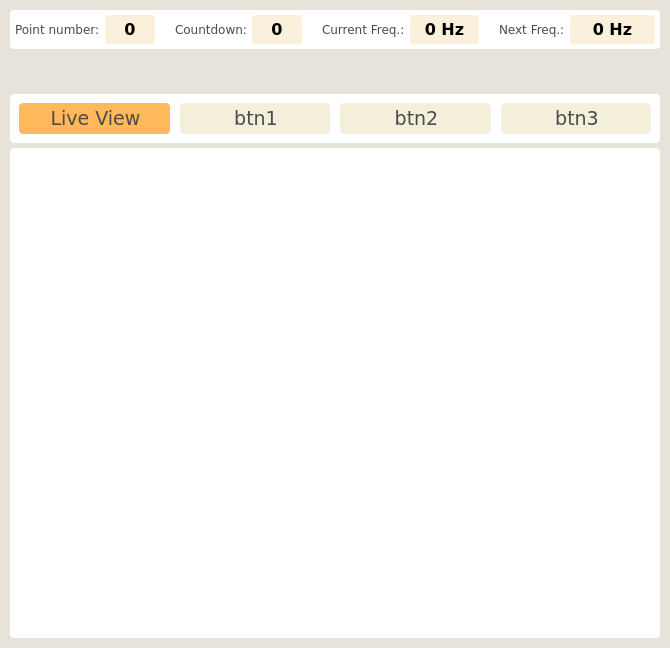
    <widget class="QFrame" name="verticalFrame">
     <property name="minimumSize">
      <size>
       <width>0</width>
       <height>0</height>
      </size>
     </property>
     <property name="maximumSize">
      <size>
       <width>760</width>
       <height>16777215</height>
      </size>
     </property>
     <property name="styleSheet">
      <string notr="true">background-color: rgb(232, 227, 218);
border: none;
border-radius: 3px;

</string>
     </property>
     <layout class="QVBoxLayout" name="verticalLayout_5" stretch="1,3,0,1">
      <property name="spacing">
       <number>5</number>
      </property>
      <property name="leftMargin">
       <number>10</number>
      </property>
      <property name="topMargin">
       <number>10</number>
      </property>
      <property name="rightMargin">
       <number>10</number>
      </property>
      <property name="bottomMargin">
       <number>10</number>
      </property>
      <item>
       <widget class="QFrame" name="verticalFrame_6">
        <property name="styleSheet">
         <string notr="true">background-color: rgb(255, 255, 255);
border-radius: 4px;</string>
        </property>
        <layout class="QHBoxLayout" name="horizontalLayout_6" stretch="1,1,2,2">
         <property name="spacing">
          <number>10</number>
         </property>
         <property name="leftMargin">
          <number>0</number>
         </property>
         <property name="topMargin">
          <number>0</number>
         </property>
         <property name="rightMargin">
          <number>0</number>
         </property>
         <property name="bottomMargin">
          <number>0</number>
         </property>
         <item>
          <layout class="QHBoxLayout" name="horizontalLayout_21" stretch="1,1">
           <property name="spacing">
            <number>5</number>
           </property>
           <property name="leftMargin">
            <number>5</number>
           </property>
           <property name="topMargin">
            <number>5</number>
           </property>
           <property name="rightMargin">
            <number>5</number>
           </property>
           <property name="bottomMargin">
            <number>5</number>
           </property>
           <item>
            <widget class="QLabel" name="static_odsc_label_11">
             <property name="font">
              <font>
               <family>Verdana</family>
               <pointsize>9</pointsize>
               <weight>50</weight>
               <bold>false</bold>
              </font>
             </property>
             <property name="styleSheet">
              <string notr="true">color: rgb(75, 75, 75);</string>
             </property>
             <property name="text">
              <string>Point number:</string>
             </property>
            </widget>
           </item>
           <item>
            <widget class="QLabel" name="pyqt5_dynamic_odsc_label_current_point">
             <property name="minimumSize">
              <size>
               <width>50</width>
               <height>0</height>
              </size>
             </property>
             <property name="font">
              <font>
               <family>Verdana</family>
               <pointsize>12</pointsize>
               <weight>75</weight>
               <bold>true</bold>
              </font>
             </property>
             <property name="styleSheet">
              <string notr="true">border-radius: 4px;
padding: 5px;
background-color: rgb(250,240,220);
</string>
             </property>
             <property name="text">
              <string>0</string>
             </property>
             <property name="alignment">
              <set>Qt::AlignCenter</set>
             </property>
            </widget>
           </item>
          </layout>
         </item>
         <item>
          <layout class="QHBoxLayout" name="horizontalLayout_23" stretch="1,1">
           <property name="spacing">
            <number>5</number>
           </property>
           <property name="leftMargin">
            <number>5</number>
           </property>
           <property name="topMargin">
            <number>5</number>
           </property>
           <property name="rightMargin">
            <number>5</number>
           </property>
           <property name="bottomMargin">
            <number>5</number>
           </property>
           <item>
            <widget class="QLabel" name="static_odsc_label_7">
             <property name="font">
              <font>
               <family>Verdana</family>
               <pointsize>9</pointsize>
               <weight>50</weight>
               <bold>false</bold>
              </font>
             </property>
             <property name="styleSheet">
              <string notr="true">color: rgb(75, 75, 75);</string>
             </property>
             <property name="text">
              <string>Countdown:</string>
             </property>
            </widget>
           </item>
           <item>
            <widget class="QLabel" name="pyqt5_dynamic_odsc_label_countdown">
             <property name="minimumSize">
              <size>
               <width>50</width>
               <height>0</height>
              </size>
             </property>
             <property name="font">
              <font>
               <family>Verdana</family>
               <pointsize>12</pointsize>
               <weight>75</weight>
               <bold>true</bold>
              </font>
             </property>
             <property name="styleSheet">
              <string notr="true">border-radius: 4px;
padding: 5px;
background-color: rgb(250,240,220);
</string>
             </property>
             <property name="text">
              <string>0</string>
             </property>
             <property name="alignment">
              <set>Qt::AlignCenter</set>
             </property>
            </widget>
           </item>
          </layout>
         </item>
         <item>
          <layout class="QHBoxLayout" name="horizontalLayout_15" stretch="1,2">
           <property name="spacing">
            <number>5</number>
           </property>
           <property name="leftMargin">
            <number>5</number>
           </property>
           <property name="topMargin">
            <number>5</number>
           </property>
           <property name="rightMargin">
            <number>5</number>
           </property>
           <property name="bottomMargin">
            <number>5</number>
           </property>
           <item>
            <widget class="QLabel" name="static_odsc_label_10">
             <property name="sizePolicy">
              <sizepolicy hsizetype="Preferred" vsizetype="Preferred">
               <horstretch>0</horstretch>
               <verstretch>0</verstretch>
              </sizepolicy>
             </property>
             <property name="minimumSize">
              <size>
               <width>0</width>
               <height>25</height>
              </size>
             </property>
             <property name="font">
              <font>
               <family>Verdana</family>
               <pointsize>9</pointsize>
               <weight>50</weight>
               <bold>false</bold>
              </font>
             </property>
             <property name="styleSheet">
              <string notr="true">color: rgb(75, 75, 75);</string>
             </property>
             <property name="text">
              <string>Current Freq.:</string>
             </property>
            </widget>
           </item>
           <item>
            <widget class="QLabel" name="pyqt5_dynamic_odsc_label_current_frequency">
             <property name="font">
              <font>
               <family>Verdana</family>
               <pointsize>12</pointsize>
               <weight>75</weight>
               <bold>true</bold>
              </font>
             </property>
             <property name="styleSheet">
              <string notr="true">border-radius: 4px;
padding: 5px;
background-color: rgb(250,240,220);
</string>
             </property>
             <property name="text">
              <string>0 Hz</string>
             </property>
             <property name="alignment">
              <set>Qt::AlignCenter</set>
             </property>
            </widget>
           </item>
          </layout>
         </item>
         <item>
          <layout class="QHBoxLayout" name="horizontalLayout_20" stretch="1,2">
           <property name="spacing">
            <number>5</number>
           </property>
           <property name="leftMargin">
            <number>5</number>
           </property>
           <property name="topMargin">
            <number>5</number>
           </property>
           <property name="rightMargin">
            <number>5</number>
           </property>
           <property name="bottomMargin">
            <number>5</number>
           </property>
           <item>
            <widget class="QLabel" name="static_odsc_label_6">
             <property name="sizePolicy">
              <sizepolicy hsizetype="Preferred" vsizetype="Preferred">
               <horstretch>0</horstretch>
               <verstretch>0</verstretch>
              </sizepolicy>
             </property>
             <property name="font">
              <font>
               <family>Verdana</family>
               <pointsize>9</pointsize>
               <weight>50</weight>
               <bold>false</bold>
              </font>
             </property>
             <property name="styleSheet">
              <string notr="true">color: rgb(75, 75, 75);</string>
             </property>
             <property name="text">
              <string>Next Freq.:</string>
             </property>
            </widget>
           </item>
           <item>
            <widget class="QLabel" name="pyqt5_dynamic_odsc_label_next_frequency">
             <property name="font">
              <font>
               <family>Verdana</family>
               <pointsize>12</pointsize>
               <weight>75</weight>
               <bold>true</bold>
              </font>
             </property>
             <property name="styleSheet">
              <string notr="true">border-radius: 4px;
padding: 5px;
background-color: rgb(250,240,220);
</string>
             </property>
             <property name="text">
              <string>0 Hz</string>
             </property>
             <property name="alignment">
              <set>Qt::AlignCenter</set>
             </property>
            </widget>
           </item>
          </layout>
         </item>
        </layout>
       </widget>
      </item>
      <item>
       <spacer name="verticalSpacer_2">
        <property name="orientation">
         <enum>Qt::Vertical</enum>
        </property>
        <property name="sizeHint" stdset="0">
         <size>
          <width>20</width>
          <height>40</height>
         </size>
        </property>
       </spacer>
      </item>
      <item>
       <widget class="QFrame" name="verticalFrame_5">
        <property name="styleSheet">
         <string notr="true">background-color: rgb(255, 255, 255);
border-radius: 4px;</string>
        </property>
        <layout class="QVBoxLayout" name="verticalLayout_9">
         <property name="sizeConstraint">
          <enum>QLayout::SetDefaultConstraint</enum>
         </property>
         <item>
          <layout class="QHBoxLayout" name="horizontalLayout_19" stretch="1,1,1,1">
           <property name="spacing">
            <number>10</number>
           </property>
           <property name="leftMargin">
            <number>0</number>
           </property>
           <property name="topMargin">
            <number>0</number>
           </property>
           <property name="rightMargin">
            <number>0</number>
           </property>
           <property name="bottomMargin">
            <number>0</number>
           </property>
           <item>
            <widget class="QPushButton" name="pyqt5_dynamic_odsc_button_start_live_view">
             <property name="minimumSize">
              <size>
               <width>91</width>
               <height>31</height>
              </size>
             </property>
             <property name="font">
              <font>
               <family>Verdana</family>
               <pointsize>14</pointsize>
              </font>
             </property>
             <property name="styleSheet">
              <string notr="true">QPushButton {
	border-radius: 4px;
	background-color: rgb(255, 184, 90);
	padding-left: 2px;
	color: rgb(75, 75, 75);
}
QPushButton:hover{
	background-color: rgb(248,214,176);	
}
QPushButton:pressed{
	background-color: rgb(179, 197, 192);
}
QPushButton:disabled{
	background-color: rgb(243, 239, 219);
}</string>
             </property>
             <property name="text">
              <string>Live View</string>
             </property>
            </widget>
           </item>
           <item>
            <widget class="QPushButton" name="pyqt5_dynamic_odsc_button_stop_capture_2">
             <property name="enabled">
              <bool>false</bool>
             </property>
             <property name="minimumSize">
              <size>
               <width>91</width>
               <height>31</height>
              </size>
             </property>
             <property name="font">
              <font>
               <family>Verdana</family>
               <pointsize>14</pointsize>
              </font>
             </property>
             <property name="styleSheet">
              <string notr="true">QPushButton {
	border-radius: 4px;
	background-color: rgb(255, 184, 90);
	padding-left: 2px;
	color: rgb(75, 75, 75);
}
QPushButton:hover{
	background-color: rgb(248,214,176);	
}
QPushButton:pressed{
	background-color: rgb(179, 197, 192);
}
QPushButton:disabled{
	background-color: rgb(200, 220, 210);
}
QPushButton:disabled{
	background-color: rgb(243, 239, 219);
}</string>
             </property>
             <property name="text">
              <string>btn1</string>
             </property>
            </widget>
           </item>
           <item>
            <widget class="QPushButton" name="pyqt5_dynamic_odsc_button_resume_capture_2">
             <property name="enabled">
              <bool>false</bool>
             </property>
             <property name="minimumSize">
              <size>
               <width>91</width>
               <height>31</height>
              </size>
             </property>
             <property name="font">
              <font>
               <family>Verdana</family>
               <pointsize>14</pointsize>
              </font>
             </property>
             <property name="styleSheet">
              <string notr="true">QPushButton {
	border-radius: 4px;
	background-color: rgb(255, 184, 90);
	padding-left: 2px;
	color: rgb(75, 75, 75);
}
QPushButton:hover{
	background-color: rgb(248,214,176);	
}
QPushButton:pressed{
	background-color: rgb(179, 197, 192);
}
QPushButton:disabled{
	background-color: rgb(200, 220, 210);
}
QPushButton:disabled{
	background-color: rgb(243, 239, 219);
}</string>
             </property>
             <property name="text">
              <string>btn2</string>
             </property>
            </widget>
           </item>
           <item>
            <widget class="QPushButton" name="pyqt5_dynamic_odsc_button_pause_capture_2">
             <property name="enabled">
              <bool>false</bool>
             </property>
             <property name="minimumSize">
              <size>
               <width>91</width>
               <height>31</height>
              </size>
             </property>
             <property name="font">
              <font>
               <family>Verdana</family>
               <pointsize>14</pointsize>
              </font>
             </property>
             <property name="styleSheet">
              <string notr="true">QPushButton {
	border-radius: 4px;
	background-color: rgb(255, 184, 90);
	padding-left: 2px;
	color: rgb(75, 75, 75);
}
QPushButton:hover{
	background-color: rgb(248,214,176);	
}
QPushButton:pressed{
	background-color: rgb(179, 197, 192);
}
QPushButton:disabled{
	background-color: rgb(200, 220, 210);
}
QPushButton:disabled{
	background-color: rgb(243, 239, 219);
}</string>
             </property>
             <property name="text">
              <string>btn3</string>
             </property>
            </widget>
           </item>
          </layout>
         </item>
        </layout>
       </widget>
      </item>
      <item>
       <widget class="QFrame" name="horizontalFrame_11">
        <property name="minimumSize">
         <size>
          <width>650</width>
          <height>490</height>
         </size>
        </property>
        <property name="maximumSize">
         <size>
          <width>650</width>
          <height>490</height>
         </size>
        </property>
        <property name="styleSheet">
         <string notr="true">background-color: rgb(255, 255, 255);
border-radius: 4px;
</string>
        </property>
        <layout class="QHBoxLayout" name="horizontalLayout_5">
         <property name="leftMargin">
          <number>5</number>
         </property>
         <property name="topMargin">
          <number>5</number>
         </property>
         <property name="rightMargin">
          <number>5</number>
         </property>
         <property name="bottomMargin">
          <number>5</number>
         </property>
         <item>
          <widget class="QLabel" name="pyqt5_dynamic_label_cameraview">
           <property name="text">
            <string/>
           </property>
          </widget>
         </item>
        </layout>
       </widget>
      </item>
     </layout>
    </widget>
